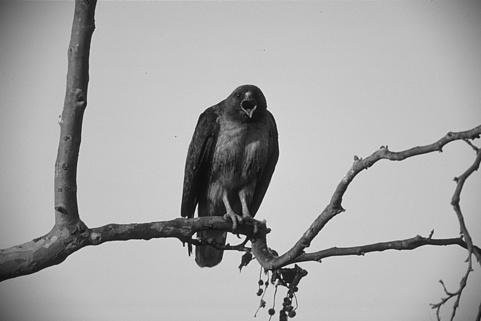
%> input picture 2.jpg (made grey), 481 x 321 px, given in place of newImage.jpg, which was not available
$ octave bordering.m   (GNU Octave 9; MATLAB toolbox functions it lacks are replaced by stand-ins)
%> lines starting %> are read from the running program, lines starting %| are printed output that depends on the picture; pictures that were not available may be replaced by others from this repository, and a replacement may not be noted
%// Pre-processing
%function out_colour = bordering(BW,img)
BW = (imread('newImage.jpg'));
%> BW is the input picture: size 321x481 uint8; min 4, max 248, mean 166.6
im = (imread('1.jpg'));
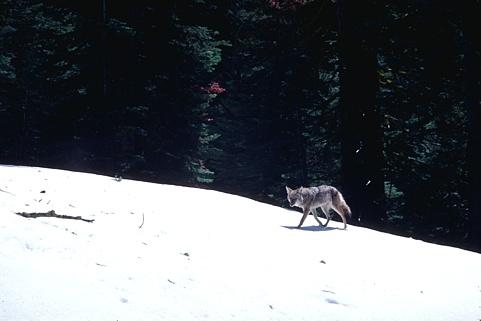
%> input picture 1.jpg, 481 x 321 px
%> im is the input picture: size 321x481x3 uint8; mean R, G, B 101, 104.5, 108.8

%imshow(im);
out = imclearborder(BW); %// Remove pixels along border
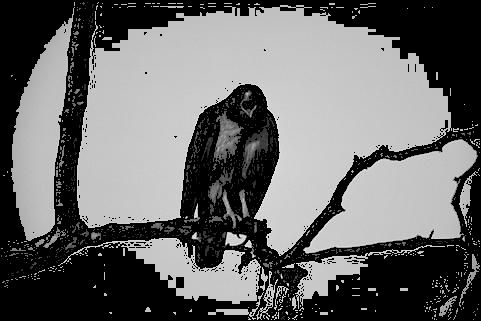
%> out: size 321x481 uint8; min 0, max 248, mean 106.4

%// Obtain pixels that are along border
out2 = BW; %// Make copy
%out2(out) = 0; %// Set pixels not belonging to boundary to 0

%// Fill holes for both regions separately
out_fill = imfill(out, 'holes');
out2_fill = ~bwareaopen(~out2, 500);
%> out2_fill: size 321x481 logical; every value is 1

%// Merge together
final_out = out_fill | out2_fill;

%// Show final output
figure;
%imshow(final_out);

%// Bonus - Show perimeter of output in green
perim = bwperim(final_out);
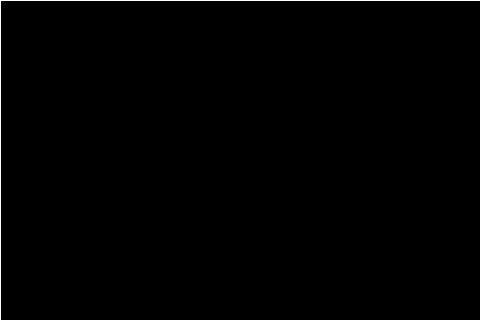
%> perim: size 321x481 logical; 1% white in thin lines or dots
%imshow(perim);
red = final_out;
green = final_out;
blue = final_out;
red(perim) = 0;
%> red: size 321x481 logical; 99% white; black in thin lines or dots
blue(perim) = 0;
out_colour1 = 255*uint8(cat(3, red, green, blue));
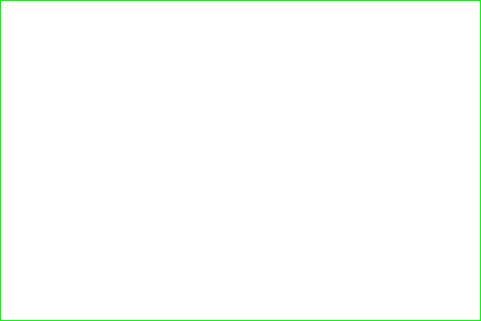
%> out_colour1: size 321x481x3 uint8; mean R, G, B 252.4, 255, 252.4
imshow(out_colour1);

out_colour = im.*out_colour1;
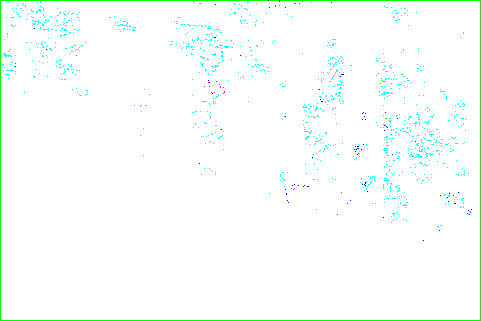
%> out_colour: size 321x481x3 uint8; mean R, G, B 249.3, 254.8, 252.3
figure;
imshow(out_colour);
